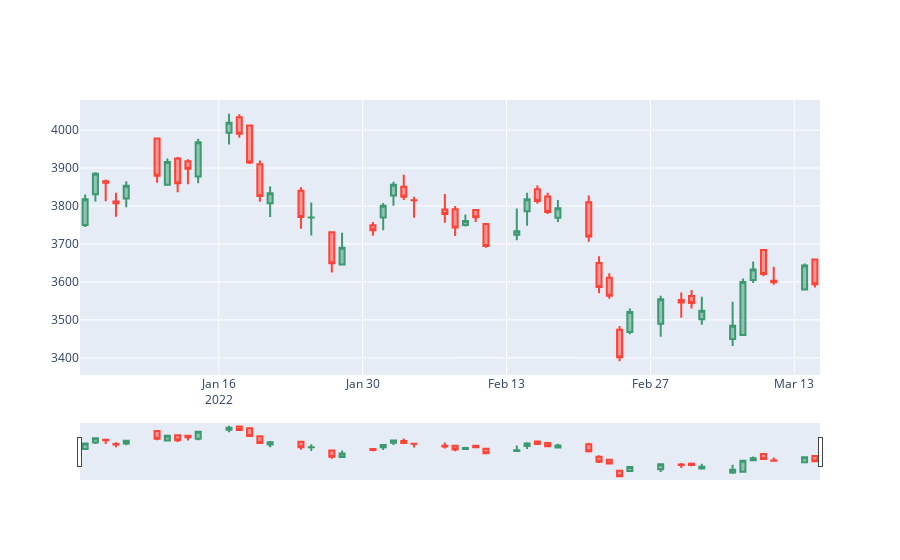

The notebook cell this image was saved under:
### Code cell
dfpl = df[0:50]
import plotly.graph_objects as go
from datetime import datetime

fig = go.Figure(data=[go.Candlestick(x=dfpl.index,
                open=dfpl['Open'],
                high=dfpl['High'],
                low=dfpl['Low'],
                close=dfpl['Close'])])

fig.show()
